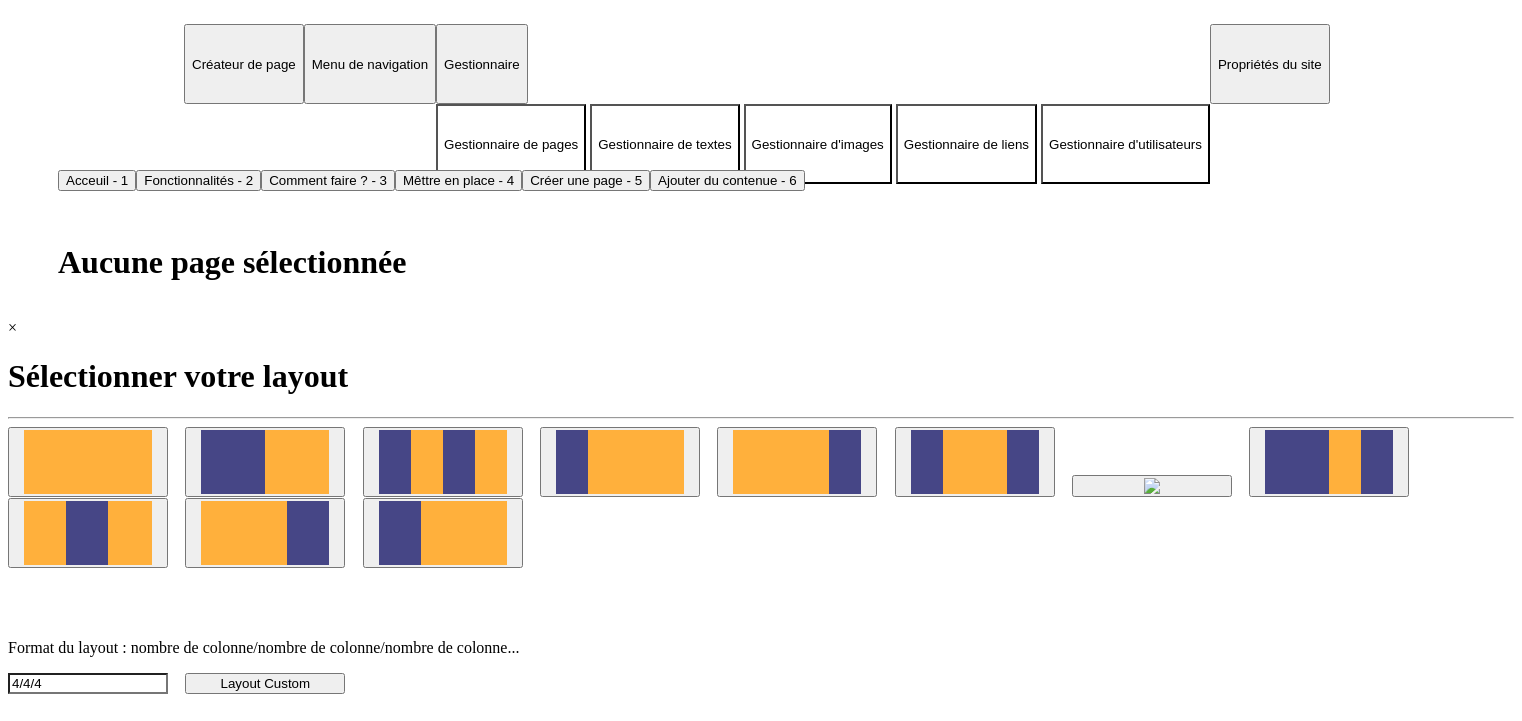
/editor/editor.php, run on the app's committed database.
### tables this page shows
CREATE TABLE IF NOT EXISTS `pages` (
  `id` int(10) UNSIGNED NOT NULL AUTO_INCREMENT,
  `titre` varchar(30) DEFAULT NULL,
  `online` int(1) UNSIGNED NOT NULL DEFAULT '0',
  PRIMARY KEY (`id`)
);

### editor/editor.php (the view, shortened to what this page needs)
<?php include("editor/php/EditorHeader.php") ?>
<div class='EditContainer'>
    <div class="row">
        <div class="col-lg-1 col-md-12 webContener">
            <?php
                $req="SELECT * FROM `pages`";
                $res = mysqli_query($BDD,$req);
                while($page = mysqli_fetch_array($res,MYSQLI_ASSOC)){
                    echo "<button class='webLink' onclick='window.location.href=\"index.php?p=editor&page=".$page["id"]."\"'>".$page["titre"]." - ".$page["id"]."</button>";
                }
            ?>
        </div>
        <div class="col-lg-11 webContener">
            <div class="row">
                <div class="col-md-12" id="builder">
                    <?php
                        if(isset($_GET["page"])){
                            if($_GET["page"]!= ""){
                                $_GET["page"] = htmlspecialchars($_GET["page"]);
                                $req = "SELECT count(*) as 'nbr' FROM `pages` WHERE `id` = '".$_GET["page"]."'";
                                $res = mysqli_fetch_array(mysqli_query($BDD,$req),MYSQLI_ASSOC);
                                if($res["nbr"]!= 0){
                                    echo "<h1>Edition page : ".$_GET["page"]."</h1><br>";
                                    $nbr = $_GET["page"];
                                    include("editor/php/function_edit.php");
                                    $req = "SELECT max(`id`) as 'nbr' FROM `conteneurs` WHERE 1";
                                    $LastInsertCont = mysqli_fetch_array(mysqli_query($BDD,$req),MYSQLI_ASSOC);
                                    $req="SELECT MAX(`id`) as 'nbr' FROM `page_conteneurs` WHERE 1";
                                    $LastInsertCP = mysqli_fetch_array(mysqli_query($BDD,$req),MYSQLI_ASSOC);
                                    $req="SELECT MAX(`id`) as 'nbr' FROM `colums` WHERE 1";
                                    $LastInsertColumn = mysqli_fetch_array(mysqli_query($BDD,$req),MYSQLI_ASSOC);
                                    if($LastInsertCont["nbr"] == ""){
                                        $LastInsertCont["nbr"] = 0;
                                    }
                                    if($LastInsertCP["nbr"] == ""){
                                        $LastInsertCP["nbr"] = 0;
                                    }
                                    if($LastInsertColumn["nbr"] == ""){
                                        $LastInsertColumn["nbr"] = 0;
                                    }
                                    $none = false;
                                }else{
                                    include("html/404.html");
                                }
                            }else{
                                include("html/404.html");
                            }
                        }else{
                            echo "<h1>Aucune page sélectionnée</h1>";
                        }
                    ?>
                </div>
            </div>
        </div>
    </div>
</div>
<div id="myModal" class="modal">
    <div class="modal-content">
        <div><span class="close">&times;</span></div>
        <h1>Sélectionner votre layout</h1>
        <hr>
        <div class="row">
            <button class="webLink EditBtnVBig" onclick="addrow('12')" class="col-md-2"><img src="editor/image/12.png"></button>
            <button class="webLink EditBtnVBig" onclick="addrow('6/6')" class="col-md-2"><img src="editor/image/6_6.png"></button>
            <button class="webLink EditBtnVBig" onclick="addrow('3/3/3/3')" class="col-md-2"><img src="editor/image/3_3_3_3.png"></button>
            <button class="webLink EditBtnVBig" onclick="addrow('3/9')" class="col-md-2"><img src="editor/image/3_9.png"></button>
            <button class="webLink EditBtnVBig" onclick="addrow('9/3')" class="col-md-2"><img src="editor/image/9_3.png"></button>
            <button class="webLink EditBtnVBig" onclick="addrow('3/6/3')" class="col-md-2"><img src="editor/image/3_6_3.png"></button>
            <button class="webLink EditBtnVBig" onclick="addrow('3/3/6')" class="col-md-2"><img src="editor/image/3_3_6.png"></button>
            <button class="webLink EditBtnVBig" onclick="addrow('6/3/3')" class="col-md-2"><img src="editor/image/6_3_3.png"></button>
            <button class="webLink EditBtnVBig" onclick="addrow('4/4/4')" class="col-md-2"><img src="editor/image/4_4_4.png"></button>
            <button class="webLink EditBtnVBig" onclick="addrow('8/4')" class="col-md-2"><img src="editor/image/8_4.png"></button>
            <button class="webLink EditBtnVBig" onclick="addrow('4/8')" class="col-md-2"><img src="editor/image/4_8.png"></button>
        </div><br><br><br>
        <div class="row">
            <p class="col-md-12">Format du layout : nombre de colonne/nombre de colonne/nombre de colonne...</p>
            <input id="customLayout" class="webLink EditBtnVBig EditField" value="4/4/4">
            <button class="webLink EditBtnVBig" onclick="addrow('custom')" class="col-md-2">Layout Custom</button>
        </div>
    </div>
</div>

### editor/php/EditorHeader.php (shortened to what this page needs)
<link rel="stylesheet" type="text/css" href="css\editorStyle.css">
<div class="headEdit">
    <div class="webContener">
            <div class="headEditContent">
                <div class="col-md-3"><button class='webLink fixedHeigth' onclick='window.location.href="index.php?p=editor"'>Créateur de page</button></div>
                <div class="col-md-3"><button class='webLink fixedHeigth' onclick='window.location.href="index.php?p=NavBarEdit"'>Menu de navigation</button></div>
                <div class="dropdown col-md-3 fixedHeigth">
                    <button class="webLink dropdown-toggle fixedHeigth" type="button" id="dropdownMenuButton" data-toggle="dropdown" aria-haspopup="true" aria-expanded="true">Gestionnaire</button>
                    <div class="dropdown-menu dropMenu" aria-labelledby="dropdownMenuButton">
                        <button class='webLink EditField fixedHeigth' onclick='window.location.href="index.php?p=pagemanager"'>Gestionnaire de pages</button>
                        <button class='webLink EditField fixedHeigth' onclick='window.location.href="index.php?p=textemanager"'>Gestionnaire de textes</button>
                        <button class='webLink EditField fixedHeigth' onclick='window.location.href="index.php?p=imagemanager"'>Gestionnaire d'images</button>
                        <button class='webLink EditField fixedHeigth' onclick='window.location.href="index.php?p=lienmanager"'>Gestionnaire de liens</button>
                        <button class='webLink EditField fixedHeigth' onclick='window.location.href="index.php?p=usermanager"'>Gestionnaire d'utilisateurs</button>
                    </div>
                </div>
                <div class="col-md-3"><button class='webLink fixedHeigth' onclick='window.location.href="index.php?p=properties"'>Propriétés du site</button></div>
            </div>
    </div>
</div>

### css/editorStyle.css (style rules this page uses)
.EditContainer { width: 100%; margin: 0; padding-left: 50px; padding-right: 50px; overflow-x:hidden; overflow: visible; color:var(--texteColor); }
.webContener { background-color:var(--ContainerColor); color:var(--texteColor); padding-top: 1em; width:100%; padding-bottom: 1em; }
.EditBtnVBig { width: 12em; margin-right: 1em; }
.EditField { background-color: var(--ContainerColor); color:var(--texteColor); }
.fixedHeigth { height: 6em; }
.dropMenu { border-radius: 0%; background-color: var(--ContainerColor); }
.headEdit { width: 100%; padding-left: 10em; padding-right: 10em; }
.headEditContent { display: flex; padding-left:1em ; padding-right:1em ; }
::placeholder { color: var(--HeadAndFooter); opacity: 1; }

### data on the page
pages: titre "Acceuil", id "1"
pages: titre "Fonctionnalités", id "2"
pages: titre "Comment faire ?", id "3"
pages: titre "Mêttre en place", id "4"
pages: titre "Créer une page", id "5"
pages: titre "Ajouter du contenue", id "6"
